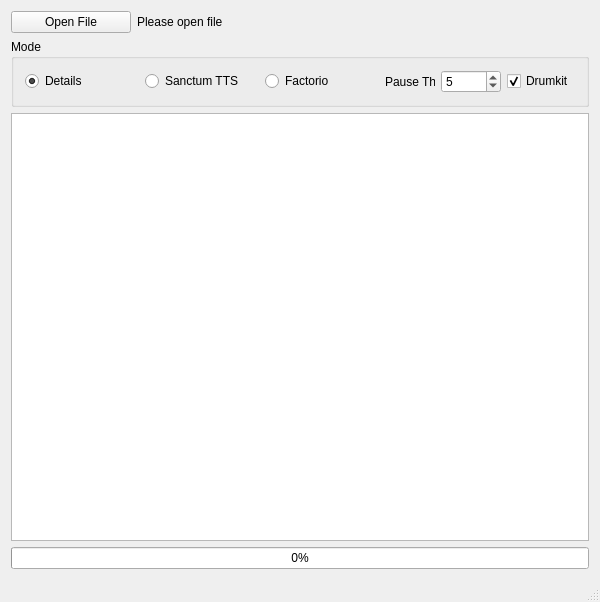
<?xml version="1.0" encoding="UTF-8"?>
<ui version="4.0">
 <class>MainWindow</class>
 <widget class="QMainWindow" name="MainWindow">
  <property name="geometry">
   <rect>
    <x>0</x>
    <y>0</y>
    <width>600</width>
    <height>602</height>
   </rect>
  </property>
  <property name="windowTitle">
   <string>MidiTool</string>
  </property>
  <widget class="QWidget" name="centralWidget">
   <layout class="QVBoxLayout" name="verticalLayout_2">
    <item>
     <layout class="QHBoxLayout" name="horizontalLayout">
      <item>
       <widget class="QPushButton" name="openFileButton">
        <property name="maximumSize">
         <size>
          <width>120</width>
          <height>25</height>
         </size>
        </property>
        <property name="text">
         <string>Open File</string>
        </property>
       </widget>
      </item>
      <item>
       <widget class="QLabel" name="statusLabel">
        <property name="text">
         <string>Please open file</string>
        </property>
       </widget>
      </item>
     </layout>
    </item>
    <item>
     <widget class="QGroupBox" name="Mode">
      <property name="title">
       <string>Mode</string>
      </property>
      <property name="checkable">
       <bool>false</bool>
      </property>
      <layout class="QHBoxLayout" name="horizontalLayout_2">
       <item>
        <widget class="QRadioButton" name="radioButton_Details">
         <property name="text">
          <string>Details</string>
         </property>
         <property name="checked">
          <bool>true</bool>
         </property>
        </widget>
       </item>
       <item>
        <widget class="QRadioButton" name="radioButton_TTS">
         <property name="text">
          <string>Sanctum TTS</string>
         </property>
        </widget>
       </item>
       <item>
        <widget class="QRadioButton" name="radioButton_fact">
         <property name="text">
          <string>Factorio</string>
         </property>
        </widget>
       </item>
       <item>
        <widget class="QLabel" name="label_SpinBox">
         <property name="maximumSize">
          <size>
           <width>50</width>
           <height>16777215</height>
          </size>
         </property>
         <property name="text">
          <string>Pause Th.</string>
         </property>
        </widget>
       </item>
       <item>
        <widget class="QSpinBox" name="pausespinBox">
         <property name="maximumSize">
          <size>
           <width>60</width>
           <height>16777215</height>
          </size>
         </property>
         <property name="maximum">
          <number>1000</number>
         </property>
         <property name="value">
          <number>5</number>
         </property>
        </widget>
       </item>
       <item>
        <widget class="QCheckBox" name="checkBox_drumkit">
         <property name="sizePolicy">
          <sizepolicy hsizetype="Fixed" vsizetype="Fixed">
           <horstretch>0</horstretch>
           <verstretch>0</verstretch>
          </sizepolicy>
         </property>
         <property name="text">
          <string>Drumkit</string>
         </property>
         <property name="checked">
          <bool>true</bool>
         </property>
        </widget>
       </item>
      </layout>
     </widget>
    </item>
    <item>
     <widget class="QTextBrowser" name="textBrowser"/>
    </item>
    <item>
     <widget class="QProgressBar" name="progressBar">
      <property name="enabled">
       <bool>true</bool>
      </property>
      <property name="value">
       <number>0</number>
      </property>
     </widget>
    </item>
   </layout>
  </widget>
  <widget class="QMenuBar" name="menuBar">
   <property name="geometry">
    <rect>
     <x>0</x>
     <y>0</y>
     <width>600</width>
     <height>21</height>
    </rect>
   </property>
  </widget>
  <widget class="QStatusBar" name="statusBar"/>
 </widget>
 <layoutdefault spacing="6" margin="11"/>
 <resources/>
 <connections/>
</ui>
